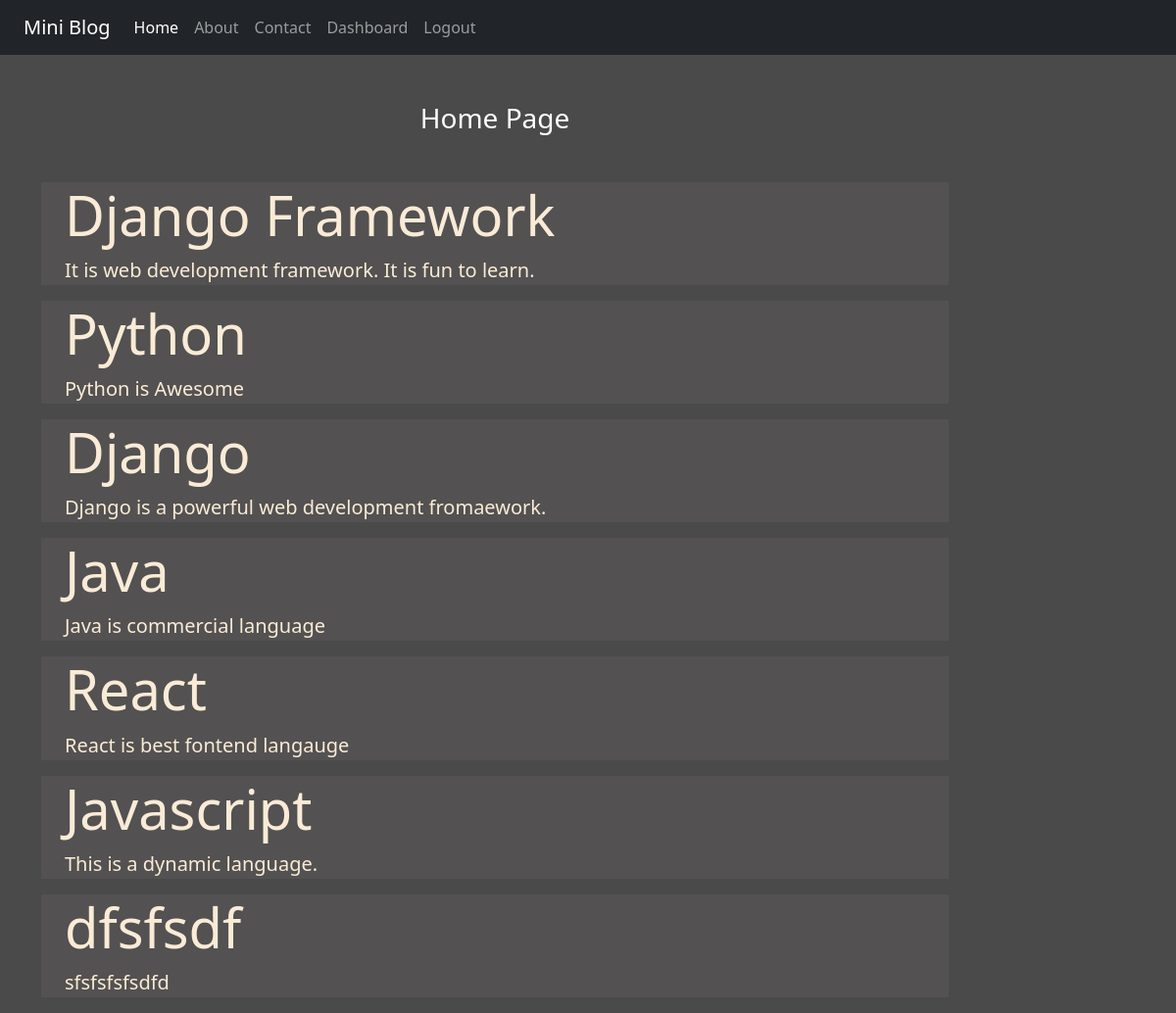
The app's page / (signed in) with its own data.
### blog/models.py (models this page shows)
class blogPost(models.Model):
    title = models.CharField(max_length=100)
    description = models.TextField()

### blog/views.py (the view)
# urls.py: 2. Add a URL to urlpatterns:  path('', views.home, name='home')
def home(request):
    posts = blogPost.objects.all()
    return render(request,'blog/home.html',{'posts':posts})

### blog/templates/blog/home.html
{% extends 'blog/base.html' %}
{% load static %}
{% block content %}
<div class="col-sm-10">
    <h3 class="text-white text-center my-5">Home Page </h3>
    {% for post in posts %}
    <div class="jumbotron jumbotron-fluid jumbo-color">
        <div class="container">
            <h1 class="display-4 bold">{{post.title}}</h1>
            <p class="lead">{{post.description}}</p>
        </div>
    </div>
    {% endfor %}
</div>
{% endblock content %}

### blog/static/blog/css/style.css (style rules this page uses)
body { background-color: rgb(75, 74, 74); color:antiquewhite; }
.jumbo-color { background-color: rgb(83, 81, 81); }

### records on screen
blogPost: title "Django Framework", description "It is web development framework. It is fun to learn."
blogPost: title "Python", description "Python is Awesome"
blogPost: title "Django", description "Django is a powerful web development fromaework."
blogPost: title "Java", description "Java is commercial language"
blogPost: title "React", description "React is best fontend langauge"
blogPost: title "Javascript", description "This is a dynamic language."
blogPost: title "dfsfsdf", description "sfsfsfsfsdfd"
